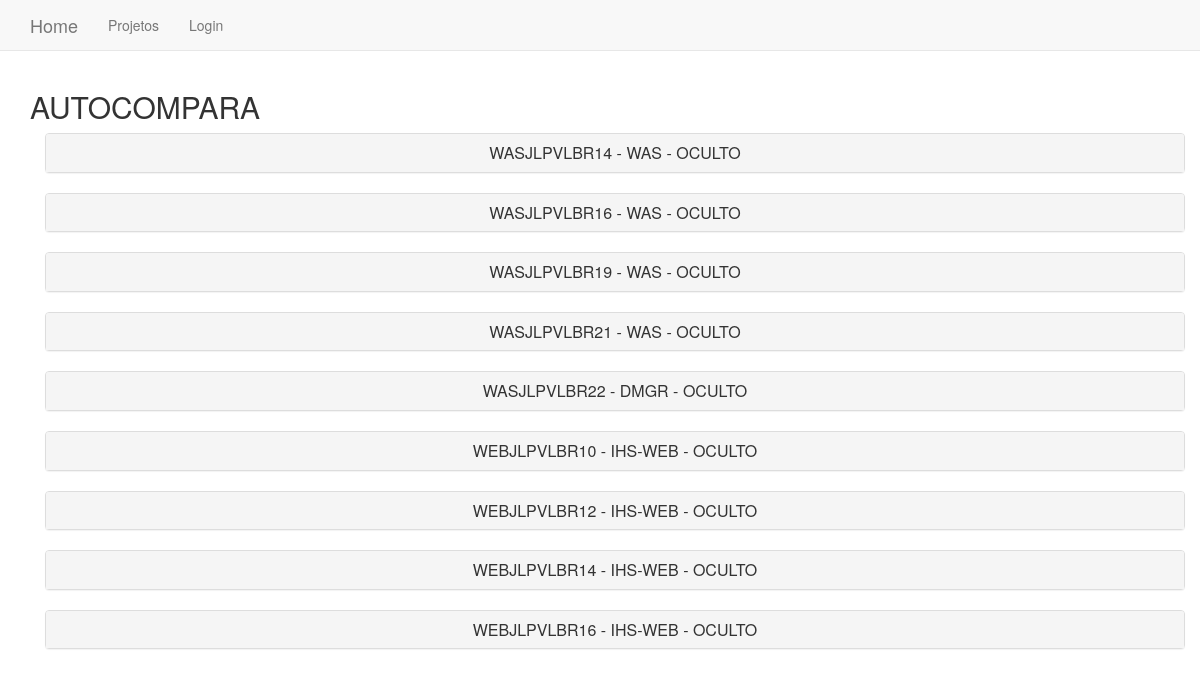
The page /proj/1/ on the database its author committed.
### Banksphere/models.py (models this page shows, shortened)
class Projetos(models.Model):
    nome = models.CharField("Nome", max_length=100)
    class Meta:
        ordering = ['nome']
        verbose_name = 'projeto'
        verbose_name_plural = 'projetos'
    def __str__(self):
        return self.nome

class Servidores(models.Model):
    nome = models.CharField("Nome", max_length=100)
    projeto = models.ForeignKey("Projetos", related_name="servidores")
    so = models.CharField("Sistema Operacional", choices=(
        ('Linux', "Linux"),
        ('Windows', "Windows"),
        ('Aix', "Aix"),
        ('Solaris', "Solaris"),
    ),
        max_length=30
    )
    ambiente = models.CharField("Ambiente", choices=(
        ('Produção', "Produção"),
        ('Pré', "Pré"),
        ('Oculto', "Oculto"),
        ('Prova Integrada', "Prova Integrada"),
    ),
        max_length=30
    )
    funcao = models.CharField("Função", choices=(
        ('DMGR', "Dmgr"),
        ('WEBSPHERE', "Was"),
        ('IHS-WEB', "Ihs-Web"),
        ('DB2', "Db2"),
    ),
        max_length=30
    )
    ip = models.IPAddressField("Endereço IP", max_length=30)
    celula = models.CharField("Celula", max_length=30)
    class Meta:
        ordering = ['nome']
        verbose_name = 'servidor'
        verbose_name_plural = 'servidores'

### Banksphere/views.py (the view)
# urls.py: url(r'^proj/(?P<pk>\d+)/$', 'Banksphere.views.proj', name='proj'),
def proj(request, pk):
    projeto = Projetos.objects.get(pk=pk)
    servidor = Servidores.objects.all().filter(projeto=projeto)
    context = {'servidores': servidor, 'projetos': projeto}
    return render(request, 'servidores_detail.html', context)

### Ambiente/templates/servidores_detail.html (shortened to what this page needs)
{% extends "base.html" %}
{% block content %}
    <h2>{{projetos}}</h2>
	{% for srv in servidores %}
	  <div class="container">
      <div class="panel-group" id="accordion">
      <div class="panel panel-default">
          <div class="panel-heading">
            <h4 class="panel-title">
              <a data-toggle="collapse" data-parent="#accordion" href="#{{srv.id}}"><center>{{srv.nome}} - {{srv.funcao}} - {{srv.ambiente}}</center></a>
            </h4>
          </div>
	  </div>
 	  </div>
	  </div>
	{% endfor %}
	{% endblock content %}

### Ambiente/templates/base.html (style rules this page uses)
body { padding-top: 70px; }

### rows shown on the page
Projetos: nome "AUTOCOMPARA"
Servidores: nome "WASJLPVLBR14", funcao "WAS", ambiente "OCULTO"
Servidores: nome "WASJLPVLBR16", funcao "WAS", ambiente "OCULTO"
Servidores: nome "WASJLPVLBR19", funcao "WAS", ambiente "OCULTO"
Servidores: nome "WASJLPVLBR21", funcao "WAS", ambiente "OCULTO"
Servidores: nome "WASJLPVLBR22", funcao "DMGR", ambiente "OCULTO"
Servidores: nome "WEBJLPVLBR10", funcao "IHS-WEB", ambiente "OCULTO"
Servidores: nome "WEBJLPVLBR12", funcao "IHS-WEB", ambiente "OCULTO"
Servidores: nome "WEBJLPVLBR14", funcao "IHS-WEB", ambiente "OCULTO"
Servidores: nome "WEBJLPVLBR16", funcao "IHS-WEB", ambiente "OCULTO"
